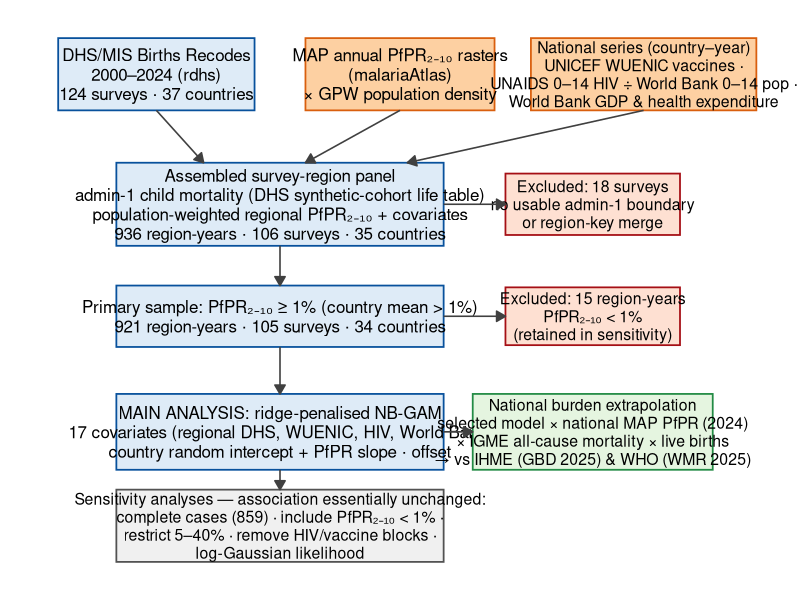

Source code (R):
# =============================================================================
# 11_study_flow.R — analysis flow diagram for the DHS/MIS malaria-prevalence
# vs child-mortality study. (Ported from the legacy R/37_study_flow.R.)
#
# Two things are shown together:
#   (1) the survey-inclusion funnel (enumerate -> assembled panel 936 ->
#       primary sample 921 -> main analysis), and
#   (2) the external, non-DHS data that flow INTO the panel and covariate
#       block: MAP PfPR2-10 rasters, UNICEF WUENIC vaccine coverage, and
#       derived child HIV prevalence (UNAIDS numbers / World Bank child
#       population), plus World Bank economic covariates.
#
# Self-contained: needs only ggplot2. Writes the figure to the DHS-rebuild
# results directory so it sits alongside the other manuscript figures.
# =============================================================================
suppressMessages(library(ggplot2))

OUT_DIR <- file.path("results", "dhs_rebuild")
dir.create(OUT_DIR, recursive = TRUE, showWarnings = FALSE)

# palette: main funnel (blue), external sources (orange), exclusions (red),
# downstream burden (green), sensitivity (grey)
MB <- "#08519c"; MF <- "#deebf7"      # main
OB <- "#d95f0e"; OF <- "#fdd0a2"      # outside/external data
EB <- "#a50f15"; EF <- "#fee0d2"      # excluded
GB <- "#238b45"; GF <- "#e5f5e0"      # burden
SB <- "#525252"; SF <- "#f0f0f0"      # sensitivity

box <- function(xc, yc, label, fill, border, hw, hh, size = 4.3)
  list(geom_rect(aes(xmin = xc - hw, xmax = xc + hw, ymin = yc - hh, ymax = yc + hh),
                 fill = fill, colour = border, linewidth = 0.6),
       annotate("text", x = xc, y = yc, label = label, size = size, lineheight = 0.95))
arr <- function(x0, y0, x1, y1, colour = "grey25")
  annotate("segment", x = x0, y = y0, xend = x1, yend = y1,
           arrow = arrow(length = unit(2.6, "mm"), type = "closed"),
           linewidth = 0.55, colour = colour)

p <- ggplot() +
  # ---- external data sources (top band) ----
  box(3.3, 13.2,
      "DHS/MIS Births Recodes\n2000–2024 (rdhs)\n124 surveys · 37 countries",
      MF, MB, 2.7, 1.0) +
  box(10.0, 13.2,
      "MAP annual PfPR₂₋₁₀ rasters\n(malariaAtlas)\n× GPW population density",
      OF, OB, 2.6, 1.0) +
  box(16.7, 13.2,
      "National series (country–year)\nUNICEF WUENIC vaccines ·\nUNAIDS 0–14 HIV ÷ World Bank 0–14 pop ·\nWorld Bank GDP & health expenditure",
      OF, OB, 3.1, 1.0, size = 4.0) +

  # ---- inclusion funnel ----
  box(6.7, 9.6,
      "Assembled survey-region panel\nadmin-1 child mortality (DHS synthetic-cohort life table)\npopulation-weighted regional PfPR₂₋₁₀ + covariates\n936 region-years · 106 surveys · 35 countries",
      MF, MB, 4.5, 1.15) +
  box(15.3, 9.6,
      "Excluded: 18 surveys\nno usable admin-1 boundary\nor region-key merge",
      EF, EB, 2.4, 0.85, size = 4.0) +

  box(6.7, 6.5,
      "Primary sample: PfPR₂₋₁₀ ≥ 1% (country mean > 1%)\n921 region-years · 105 surveys · 34 countries",
      MF, MB, 4.5, 0.85) +
  box(15.3, 6.5,
      "Excluded: 15 region-years\nPfPR₂₋₁₀ < 1%\n(retained in sensitivity)",
      EF, EB, 2.4, 0.8, size = 4.0) +

  box(6.7, 3.3,
      "MAIN ANALYSIS: ridge-penalised NB-GAM\n17 covariates (regional DHS, WUENIC, HIV, World Bank)\ncountry random intercept + PfPR slope · offset",
      MF, MB, 4.5, 1.05) +
  box(15.3, 3.3,
      "National burden extrapolation\nselected model × national MAP PfPR (2024)\n× IGME all-cause mortality × live births\n→ vs IHME (GBD 2025) & WHO (WMR 2025)",
      GF, GB, 3.3, 1.05, size = 4.0) +

  box(6.7, 0.7,
      "Sensitivity analyses — association essentially unchanged:\ncomplete cases (859) · include PfPR₂₋₁₀ < 1% ·\nrestrict 5–40% · remove HIV/vaccine blocks ·\nlog-Gaussian likelihood",
      SF, SB, 4.5, 1.0, size = 4.0) +

  # ---- arrows: sources into the panel ----
  arr(3.3, 13.2 - 1.0, 4.6, 9.6 + 1.15) +
  arr(10.0, 13.2 - 1.0, 7.4, 9.6 + 1.15) +
  arr(16.7, 13.2 - 1.0, 10.2, 9.6 + 1.15) +
  # ---- funnel arrows ----
  arr(6.7, 9.6 - 1.15, 6.7, 6.5 + 0.85) +
  arr(6.7, 6.5 - 0.85, 6.7, 3.3 + 1.05) +
  arr(6.7, 3.3 - 1.05, 6.7, 0.7 + 1.0) +
  # ---- exclusions + burden branch ----
  arr(6.7 + 4.5, 9.6, 15.3 - 2.4, 9.6) +
  arr(6.7 + 4.5, 6.5, 15.3 - 2.4, 6.5) +
  arr(6.7 + 4.5, 3.3, 15.3 - 3.3, 3.3) +

  coord_cartesian(xlim = c(0, 20), ylim = c(-0.6, 14.5)) +
  theme_void()

ggsave(file.path(OUT_DIR, "study_flow_diagram.png"), p,
       width = 12, height = 7.9, dpi = 320, bg = "white")
cat("saved:", file.path(OUT_DIR, "study_flow_diagram.png"), "\n")
